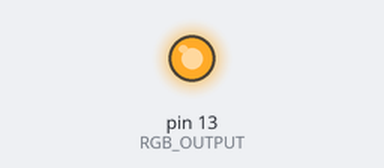
A sketch run on a simulated Arduino Uno, built with avr-gcc and run on an emulated ATmega328P. Parts: output pins drawn as LEDs (lit = HIGH).

Above: at 0.1 s.
Timing chart, 0 to 1.6 s (numbered marks = the images above):
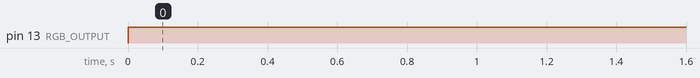

Measured:
- by itself, pin 13 (RGB_OUTPUT): LOW → HIGH at 0.00 s

The sketch:

rgb.ino
```cpp
/*
 File: rgb.ino
 <write description here>

 ArduinoDK
 https://git.io/fAF8y
 */

#include "rgb.h"

void setup() {
  pinMode(RGB_OUTPUT, OUTPUT);
}

void loop() {
  digitalWrite(RGB_OUTPUT, HIGH);
}
```

rgb.h
```cpp
/*
 File: rgb.h
 <write description here>

 ArduinoDK
 https://git.io/fAF8y
 */

const int RGB_OUTPUT = 13;
```
